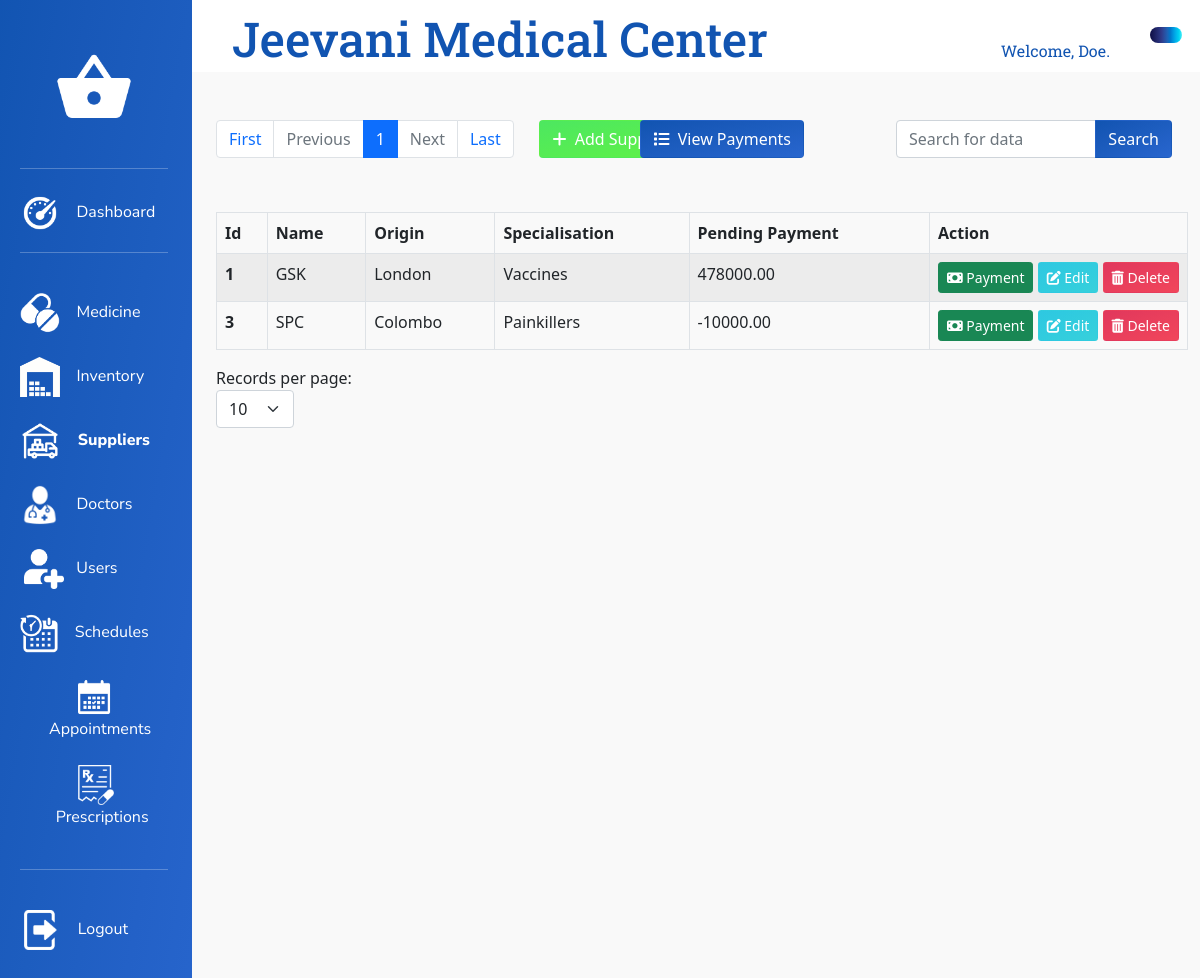
The page /View/Suppliers.php (signed in) on the database its author committed.
### tables this page shows
CREATE TABLE `supplier` (
  `supplier_id` int(11) NOT NULL,
  `supplier_name` varchar(128) NOT NULL,
  `supplier_origin` varchar(128) NOT NULL,
  `supplier_specialisation` varchar(256) NOT NULL,
  `supplier_pending_payment` decimal(12,2) NOT NULL DEFAULT 0.00,
  `supplier_status` int(11) NOT NULL DEFAULT 1
);

### Model/Session.php (called while the page is built, shortened)
<?php
$userName = $_SESSION['userName'];

### Model/SuppliersInitializationModel.php (called while the page is built, shortened)
<?php
    $thisDBConnection = new DbConnection();
    $myCon = $thisDBConnection->con;
    if (isset($_GET['page'])) {
        $page = $_GET['page'];
    } else {
        $page = 1;
    }
    if(isset($_POST['limitSelector'])){
        $_SESSION['limitSuppliers'] = $_POST['limitSelector'];
        $limit = $_POST['limitSelector'];
        $page = 1;
    }else{
        if(isset($_SESSION['limitSuppliers'])){
            $limit = $_SESSION['limitSuppliers'];
        }else{
            $limit = 10;
        }
    }
    $start = ($page - 1) * $limit;
    if (isset($_GET["search"])) {
        $filters = $_GET["search"];
        $page = 0;
        $sql = "SELECT * FROM supplier WHERE CONCAT(supplier_name, supplier_origin, supplier_specialisation, supplier_pending_payment) LIKE '%$filters%' AND supplier_status=1 ORDER BY supplier_id ASC;";
        $result = $myCon->query($sql) or die($myCon->error);
        $resCheck = mysqli_num_rows($result);
        $suppliers = $result->fetch_all(MYSQLI_ASSOC);
    } else {
        $sql = "SELECT * FROM supplier WHERE supplier_status=1 ORDER BY supplier_id ASC LIMIT $start, $limit;";
        $result = $myCon->query($sql) or die($myCon->error);
        $suppliers = $result->fetch_all(MYSQLI_ASSOC);
    }
    $sqlNew = "SELECT count(supplier_id) AS supplier_id FROM supplier WHERE supplier_status=1";
    $resultNew = $myCon->query($sqlNew) or die($myCon->error);
    $supplierCount = $resultNew->fetch_all(MYSQLI_ASSOC);
    $total = $supplierCount[0]['supplier_id'];
    $pages = ceil($total / $limit);
    $previous = $page - 1;
    $next = $page + 1;

### View/Suppliers.php (the view, shortened to what this page needs)
<?php
require_once "../Model/Session.php";
require_once "../Model/SuppliersInitializationModel.php";
?>
<!DOCTYPE html>
<html lang="en">
<head>
    <link rel="stylesheet" type="text/css" href="../bootstrap/bootstrap-5.0.2-dist/css/bootstrap.min.css">
    <link rel="stylesheet" type="text/css" href="../CSS/SuppliersStyles.css">
	<link rel="stylesheet" type="text/css" href="../CSS/AdminDashboardStyles.css">
    <link rel="stylesheet" type="text/css" href="../CSS/CommonDashboardStyles.css">
    <link rel="stylesheet" type="text/css" href="../CSS/Utilities.css">
</head>
<body>
    <div class="container-fluid">
        <div class="row">
            <div class="col-2 ribbon">
                <form action="../Controller/DashboardController.php?status=true" method="post">
                    <div class="row flexer">
                        <div class="col-12">
                        </div>
                        <img src="../Commons/icons/iconset/clothes-inverted.png" alt="logo" class="dashboard-image">
                        <div class="col-12">
                        </div>
                    </div>
                    <hr>
                    <div class="row">
                        <div class="col-12 dashboard-item  dashboard-selectable-item" style="padding-top: 0.5rem; padding-bottom: 0.2rem">
                            <button name="dashboard-submit" value="dashboard-submit-dashboard" type="submit" class="dashboard-btn">
                                <img src="../Commons/icons/bg-removed/dashboard-white.png" class="dashboard-item-image">
                                <span class="dashboard-item-text">&nbsp;&nbsp;&nbsp;Dashboard</span>
                            </button>
                        </div>
                    </div>
                    <hr>
                    <div class="row">
                        <div class="col-12">
                        </div>
                        <div class="col-12 dashboard-item dashboard-selectable-item">
                            <button name="dashboard-submit" value="dashboard-submit-medicine" type="submit" class="dashboard-btn">
                                <img src="../Commons/icons/bg-removed/medicine-whitepng.png" class="dashboard-item-image">
                                <span class="dashboard-item-text">&nbsp;&nbsp;&nbsp;Medicine</span>
                            </button>
                        </div>
                        <div class="col-12">
                        </div>
                        <div class="col-12 dashboard-item dashboard-selectable-item">
                            <button name="dashboard-submit" value="dashboard-submit-inventory" type="submit" class="dashboard-btn">
                                <img src="../Commons/icons/bg-removed/inventory-white.png" class="dashboard-item-image">
                                <span class="dashboard-item-text">&nbsp;&nbsp;&nbsp;Inventory</span>
                            </button>
                        </div>
                        <div class="col-12">
                        </div>
                        <div class="col-12 dashboard-item dashboard-selected-item">
                            <img src="../Commons/icons/bg-removed/supplier-white.png" class="dashboard-item-image">
                            <span class="dashboard-item-text">&nbsp;&nbsp;&nbsp;Suppliers</span>
                        </div>
                        <div class="col-12">
                        </div>
                        <div class="col-12 dashboard-item dashboard-selectable-item">
                            <button name="dashboard-submit" value="dashboard-submit-doctors" type="submit" class="dashboard-btn">
                                <img src="../Commons/icons/bg-removed/doctor-white.png" class="dashboard-item-image">
                                <span class="dashboard-item-text">&nbsp;&nbsp;&nbsp;Doctors</span>
                            </button>
                        </div>
                        <div class="col-12">
                        </div>
                        <div class="col-12 dashboard-item dashboard-selectable-item" style="padding-left: 1rem">
                            <button name="dashboard-submit" value="dashboard-submit-users" type="submit" class="dashboard-btn">
                                <img src="../Commons/icons/bg-removed/patient-white.png" class="dashboard-item-image">
                                <span class="dashboard-item-text">&nbsp;&nbsp;Users</span>
                            </button>
                        </div>
                        <div class="col-12">
                        </div>
                        <div class="col-12 dashboard-item dashboard-selectable-item">
                            <button name="dashboard-submit" value="dashboard-submit-schedules" type="submit" class="dashboard-btn">
                                <img src="../Commons/icons/bg-removed/schedule-white.png" class="dashboard-item-image">
                                <span class="dashboard-item-text">&nbsp;&nbsp;&nbsp;Schedules</span>
                            </button>
                        </div>
                        <div class="col-12">
                        </div>
                        <div class="col-12 dashboard-item dashboard-selectable-item">
                            <button name="dashboard-submit" value="dashboard-submit-appointments" type="submit" class="dashboard-btn">
                                <img src="../Commons/icons/bg-removed/appointment-white.png" class="dashboard-item-image">
                                <span class="dashboard-item-text">&nbsp;&nbsp;&nbsp;Appointments</span>
                            </button>
                        </div>
                        <div class="col-12">
                        </div>
                        <div class="col-12 dashboard-item dashboard-selectable-item" style="padding-left: 1rem">
                            <button name="dashboard-submit" value="dashboard-submit-prescription-view" type="submit" class="dashboard-btn">
                                <img src="../Commons/icons/bg-removed/prescription-whitepng.png" class="dashboard-item-image">
                                <span class="dashboard-item-text">&nbsp;&nbsp;&nbsp;Prescriptions</span>
                            </button>
                        </div>
                        <div class="col-12">
                        </div>
                    </div>
                    <hr>
                    <div class="row">
                        <div class="col-12">
                        </div>
                        <div class="col-12 dashboard-item dashboard-selectable-item" style="padding-left: 1rem">
                            <button name="dashboard-submit" value="dashboard-submit-logout" type="submit" class="dashboard-btn">
                                <img src="../Commons/icons/bg-removed/logout-white.png" class="dashboard-item-image">
                                <span class="dashboard-item-text">&nbsp;&nbsp;&nbsp;&nbsp;Logout</span>
                            </button>
                        </div>
                    </div>
                </form>
            </div>
            <div class="col-10">
                <div class="row">
                    <div class="col-12 title-content">
                        <h1 class="title-text">Jeevani Medical Center</h1>
                        <span class="title-welcome">Welcome, <?php echo($userName); ?>.</span>
                        <span class="title-role"><?php echo($userRole); ?></span>
                    </div>
                </div>
                <div class="row">
                    <div class="col-12 main-content">
                        <div class="row">
                            <div class="col-12">
                            </div>
                        </div>
                        <div class="row">
                            <div class="col-8">
                                <nav class="paginationNav">
                                    <ul class="pagination">
                                        <li class="page-item">
                                            <a class="page-link" href="Suppliers.php?page=1">First</a>
                                        </li>
                                        <li class="page-item <?php if ($page == 1 || $page == 0) {echo "disabled";} ?>">
                                            <a class="page-link" href="Suppliers.php?page=<?php echo $previous; ?>">Previous</a>
                                        </li>
                                        <?php for ($i = 1; $i <= $pages; $i++) { ?>
                                            <li class="page-item<?php if ($i == $page) {echo " active";} ?>">
                                                <a class="page-link" href="Suppliers.php?page=<?php echo $i; ?>"> <?php echo $i; ?> </a>
                                            </li>
                                        <?php } ?>
                                        <li class="page-item <?php if ($page == $pages || $page == 0) {echo "disabled";} ?>">
                                            <a class="page-link" href="Suppliers.php?page=<?php echo $next; ?>">Next</a>
                                        </li>
                                        <li class="page-item">
                                            <a class="page-link" href="Suppliers.php?page=<?php echo $pages; ?>">Last</a>
                                        </li>
                                    </ul>
                                </nav>
                            </div>
                            <div class="col-1">
                                <button type="button" class="btn btn-block btn-themed-success btn-add-supplier" name="addSupplierButton" id="addSupplierButton" data-toggle="modal" data-target="#AddSupplierModal"><i class="fa-solid fa-plus"></i>&nbsp;&nbsp;Add Supplier</button>
                            </div>
                            <div class="col-1">
                                <button type="button" class="btn btn-block btn-themed-primary btn-view-payments" name="viewPaymentsButton" id="viewPaymentsButton"><i class="fa-solid fa-list"></i>&nbsp;&nbsp;<a class="btn-view-payments-link" href="SuppliersViewPayments.php">View Payments</a></button>
                            </div>
                            <div class="col-3 searchbar">
                                <form action="" method="get">
                                    <div class="input-group mb-3">
                                        <input id="search" name="search" value="<?php if (isset($_GET["search"])) {echo $_GET["search"];} ?>" type="text" class="form-control" placeholder="Search for data">
                                        <button type="submit" class="btn btn-themed-primary">Search</button>
                                    </div>
                                </form>
                            </div>
                        </div>
                        <div class="row">
                            <div class="col-12">
                            </div>
                        </div>
                        <div class="row">
                            <div class="col-12">
                            <table class="table table-striped table-hover table-bordered table-responsive">
                                <thead>
                                    <tr>
                                        <th scope="col">Id</th>
                                        <th scope="col">Name</th>
                                        <th scope="col">Origin</th>
                                        <th scope="col">Specialisation</th>
                                        <th scope="col">Pending Payment</th>
                                        <th scope="th-sm" id="Action">Action</th>
                                    </tr>
                                </thead>
                                <tbody>
                                    <?php foreach ($suppliers as $supplier) { ?>
                                        <tr>
                                            <th scope="row"><?php echo $supplier['supplier_id']; ?></th>
                                            <td id="SupplierName<?php echo $supplier['supplier_id']; ?>"> <?php echo $supplier['supplier_name']; ?></td>
                                            <td id="SupplierOrigin<?php echo $supplier['supplier_id']; ?>"> <?php echo $supplier['supplier_origin']; ?></td>
                                            <td id="SupplierSpecialisation<?php echo $supplier['supplier_id']; ?>"> <?php echo $supplier['supplier_specialisation']; ?></td>
                                            <td id="SupplierPendingPayment<?php echo $supplier['supplier_id']; ?>"> <?php echo $supplier['supplier_pending_payment']; ?></td>
                                            <td>
                                                <button type="button" class="btn btn-sm btn-success" name="paymentButton" id="payment<?php echo $supplier['supplier_id'] ?>" onclick="openPaymentModal(this.id)"><i class="fa-solid fa-money-bill"></i>&nbsp;Payment</button>
                                                <button type="button" class="btn btn-sm btn-themed-info" name="editButton" id="edit<?php echo $supplier['supplier_id'] ?>" onclick="openEditModal(this.id)"><i class="fa-solid fa-pen-to-square"></i>&nbsp;Edit</button>
                                                <button type="button" class="btn btn-sm btn-themed-danger btn-action" name="deleteButton" id="del<?php echo $supplier['supplier_id'] ?>" onclick="openDeleteModal(this.id)"><i class="fa-solid fa-trash-can"></i>&nbsp;Delete</button>
                                            </td>
                                        </tr>
                                    <?php } ?>
                                </tbody>
                            </table>
                            </div>
                        </div>
                        <div class="row">
                            <form action="#" method="post" class="limitSelectForm">
                                <label>Records per page:</label>
                                <select id="limitSelector" name="limitSelector" class="form-select limitSelect" onchange="changeLimits()">
                                    <option <?php if($limit == 10){ echo "selected"; } ?> value="10">10</option>
                                </select>
                            </form>
                        </div>
                    </div>
                </div>
            </div>
        </div>
    </div>
</body>
</html>

### rows shown on the page
supplier: supplier_id "1", supplier_name "GSK", supplier_origin "London", supplier_specialisation "Vaccines", supplier_pending_payment "478000.00"
supplier: supplier_id "3", supplier_name "SPC", supplier_origin "Colombo", supplier_specialisation "Painkillers", supplier_pending_payment "-10000.00"

### other values the page prints
$userName "Doe"
